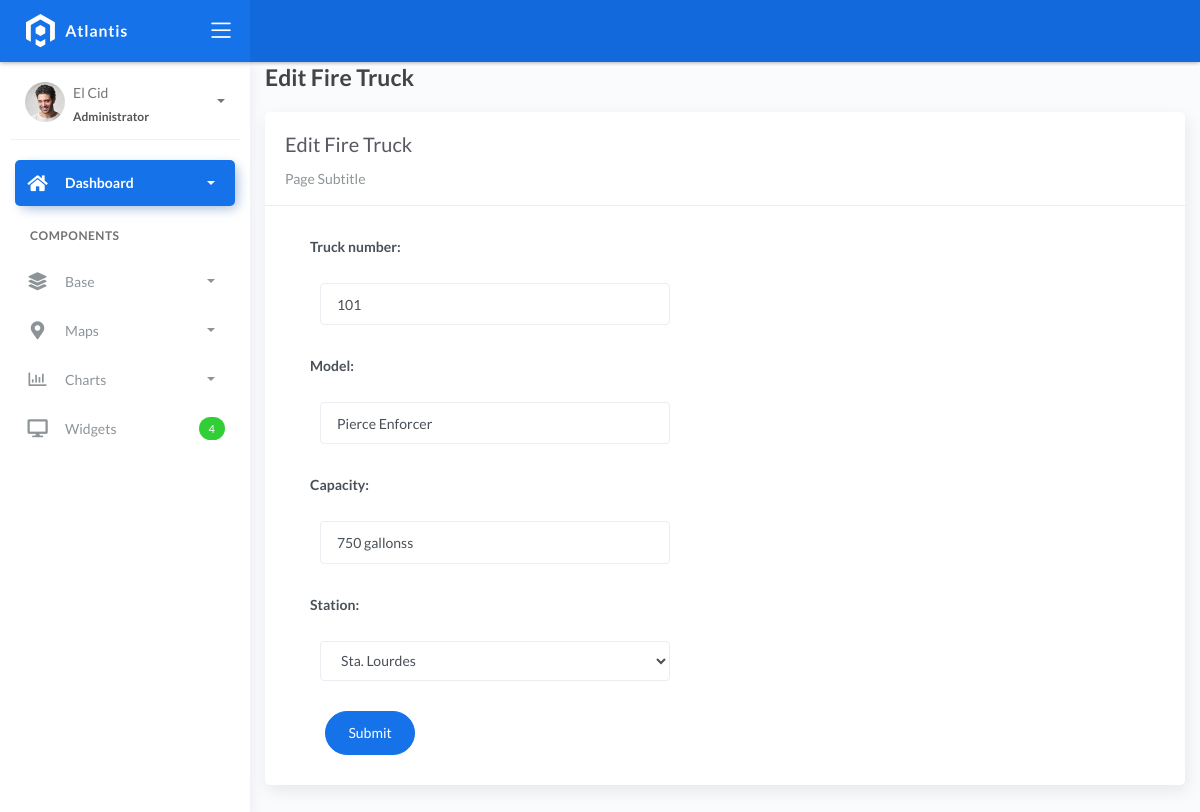
The page /fireTruck_list/1 on the database as committed earlier.
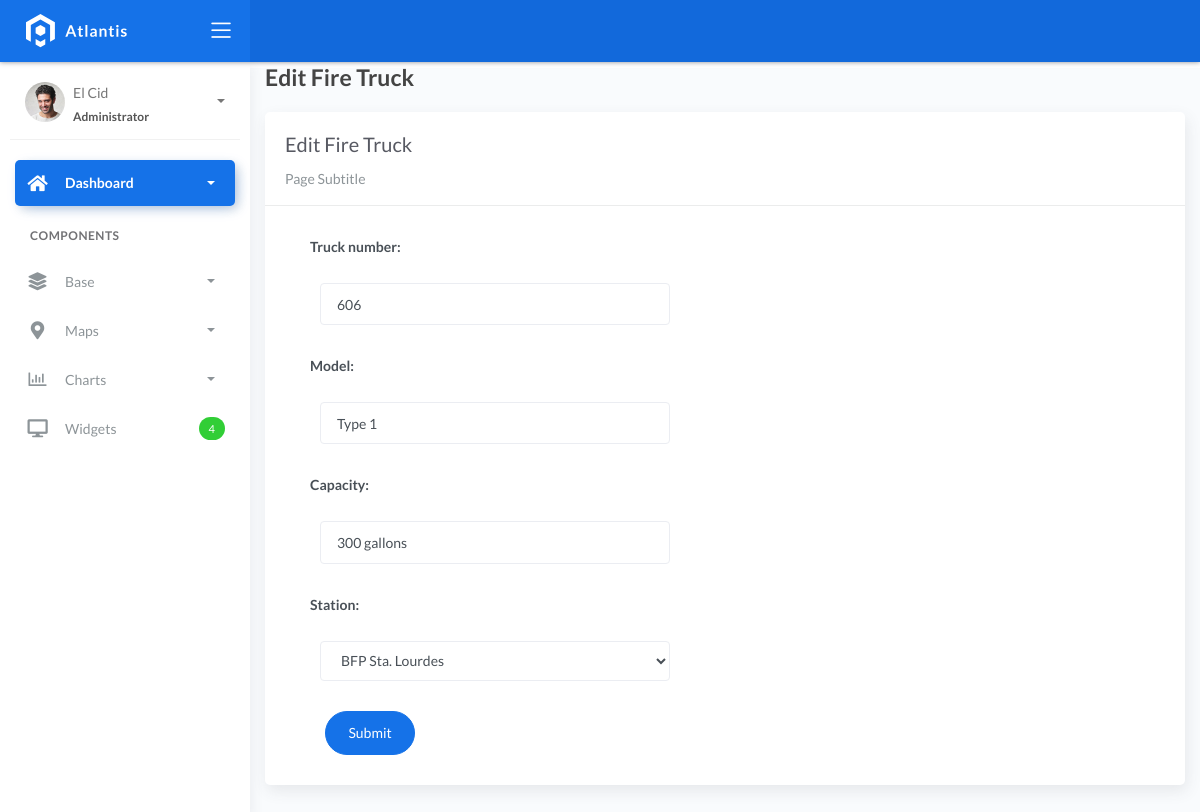
The same page on the database as committed later.
### fire/models.py (models this page shows, shortened)
class BaseModel(models.Model):
    created_at = models.DateTimeField(auto_now_add=True, db_index=True)
    updated_at = models.DateTimeField(auto_now=True)
    class Meta:
        abstract = True

class FireTruck(BaseModel):
    truck_number = models.CharField(max_length=150)
    model = models.CharField(max_length=150)
    capacity = models.CharField(max_length=150)  # water
    station = models.ForeignKey(FireStation, on_delete=models.CASCADE)

### fire/views.py (the view, shortened to what this page needs)
# urls.py: path('fireTruck_list/<pk>', FireTruckUpdateView.as_view(), name='fireTruck-update'),
class FireTruckUpdateView(UpdateView):
    model = FireTruck
    fields = "__all__"
    context_object_name = "fireTruck"
    template_name = 'firetruck_edit.html'
    success_url = reverse_lazy('fireTruck-list')

### fire/models.py (called while the page is built)
    def __str__(self) :
        return f"{self.name}"

### templates/firetruck_edit.html
{% extends 'base.html' %} {% load static %} {% block content %}
<div class="content">
    <div class="container-fluid">
        <h4 class="page-title">Edit Fire Truck</h4>
        <div class="row">
            <div class="col-md-12">
                <div class="card">
                    <div class="card-header">
                        <div class="card-title">Edit Fire Truck</div>
                        <div class="card-category">Page Subtitle</div>
                    </div>
                    <div class="col-md-6">
                        <div class="card-body">
                            <form class="" action="" method="post" novalidate>
                                {% csrf_token %} {% include 'includes/form.html' %}
                                <div class="form-group">
                                    <div class="col-md-12 col-sm-3">
                                        <button type="submit" class="btn btn-primary btn-rounded">Submit</button>
                                    </div>
                                </div>
                            </form>
                        </div>
                    </div>
                </div>
            </div>
        </div>
    </div>
</div>
{% endblock %}

### templates/base.html (shortened to what this page needs)
{% load static %}
<!DOCTYPE html>
<html lang="en">
  <head>
    <link rel="stylesheet" href="{% static 'css/bootstrap.min.css' %}" />
    <link rel="stylesheet" href="{% static 'css/atlantis.min.css' %}" />
    <link rel="stylesheet" href="{% static 'css/demo.css' %}" />
  </head>
  <body>
    <div class="wrapper">
      <div class="main-header">
        <div class="logo-header" data-background-color="blue">
          <a href="index.html" class="logo">
            <img src="{% static 'img/logo.svg' %}" alt="navbar brand" class="navbar-brand" />
          </a>
          <div class="nav-toggle">
            <button class="btn btn-toggle toggle-sidebar">
              <i class="icon-menu"></i>
            </button>
          </div>
        </div>
        <nav class="navbar navbar-header navbar-expand-lg" data-background-color="blue2">
        </nav>
      </div>
      <div class="sidebar sidebar-style-2">
        <div class="sidebar-wrapper scrollbar scrollbar-inner">
          <div class="sidebar-content">
            <div class="user">
              <div class="avatar-sm float-left mr-2">
                <img src="{% static 'img/profile.jpg' %}" alt="..." class="avatar-img rounded-circle" />
              </div>
              <div class="info">
                <a data-toggle="collapse" href="#collapseExample" aria-expanded="true">
                  <span>
                    El Cid
                    <span class="user-level">Administrator</span>
                    <span class="caret"></span>
                  </span>
                </a>
              </div>
            </div>
            <ul class="nav nav-primary">
              <li class="nav-item active">
                <a data-toggle="collapse" href="#dashboard" class="collapsed" aria-expanded="false">
                  <i class="fas fa-home"></i>
                  <p>Dashboard</p>
                  <span class="caret"></span>
                </a>
              </li>
              <li class="nav-section">
                <h4 class="text-section">Components</h4>
              </li>
              <li class="nav-item">
                <a data-toggle="collapse" href="#base">
                  <i class="fas fa-layer-group"></i>
                  <p>Base</p>
                  <span class="caret"></span>
                </a>
              </li>
              <li class="nav-item">
                <a data-toggle="collapse" href="#maps">
                  <i class="fas fa-map-marker-alt"></i>
                  <p>Maps</p>
                  <span class="caret"></span>
                </a>
              </li>
              <li class="nav-item">
                <a data-toggle="collapse" href="#charts">
                  <i class="far fa-chart-bar"></i>
                  <p>Charts</p>
                  <span class="caret"></span>
                </a>
              </li>
              <li class="nav-item">
                <a href="widgets.html">
                  <i class="fas fa-desktop"></i>
                  <p>Widgets</p>
                  <span class="badge badge-success">4</span>
                </a>
              </li>
            </ul>
          </div>
        </div>
      </div>
      <div class="main-panel">
        <div class="content">
          {% block content %}
          {% endblock %}
          </div>
        </div>
        <footer class="footer">
          <div class="container-fluid">
            <nav class="pull-left">
              <ul class="nav">
                <li class="nav-item">
                  <a class="nav-link" href="https://www.themekita.com"> ThemeKita </a>
                </li>
                <li class="nav-item">
                  <a class="nav-link" href="#"> Help </a>
                </li>
                <li class="nav-item">
                  <a class="nav-link" href="#"> Licenses </a>
                </li>
              </ul>
            </nav>
            <div class="copyright ml-auto">2018, made with  by <a href="https://www.themekita.com">ThemeKita</a></div>
          </div>
        </footer>
      </div>
  </body>
</html>

### templates/includes/form.html (shortened to what this page needs)
{% load widget_tweaks %}
{% for field in form %}
<div class="field item form-group">
    <label>{{ field.label_tag }}</label>
  <div class="form-group">
    {% render_field field class="form-control" %}
  </div>
</div>
{% endfor %}

Rows that differ between the two databases and show on the page:
changed FireTruck: truck_number "101" → "606"; model "Pierce Enforcer" → "Type 1"; capacity "750 gallonss" → "300 gallons"; station "Sta. Lourdes" → "BFP Sta. Lourdes"
